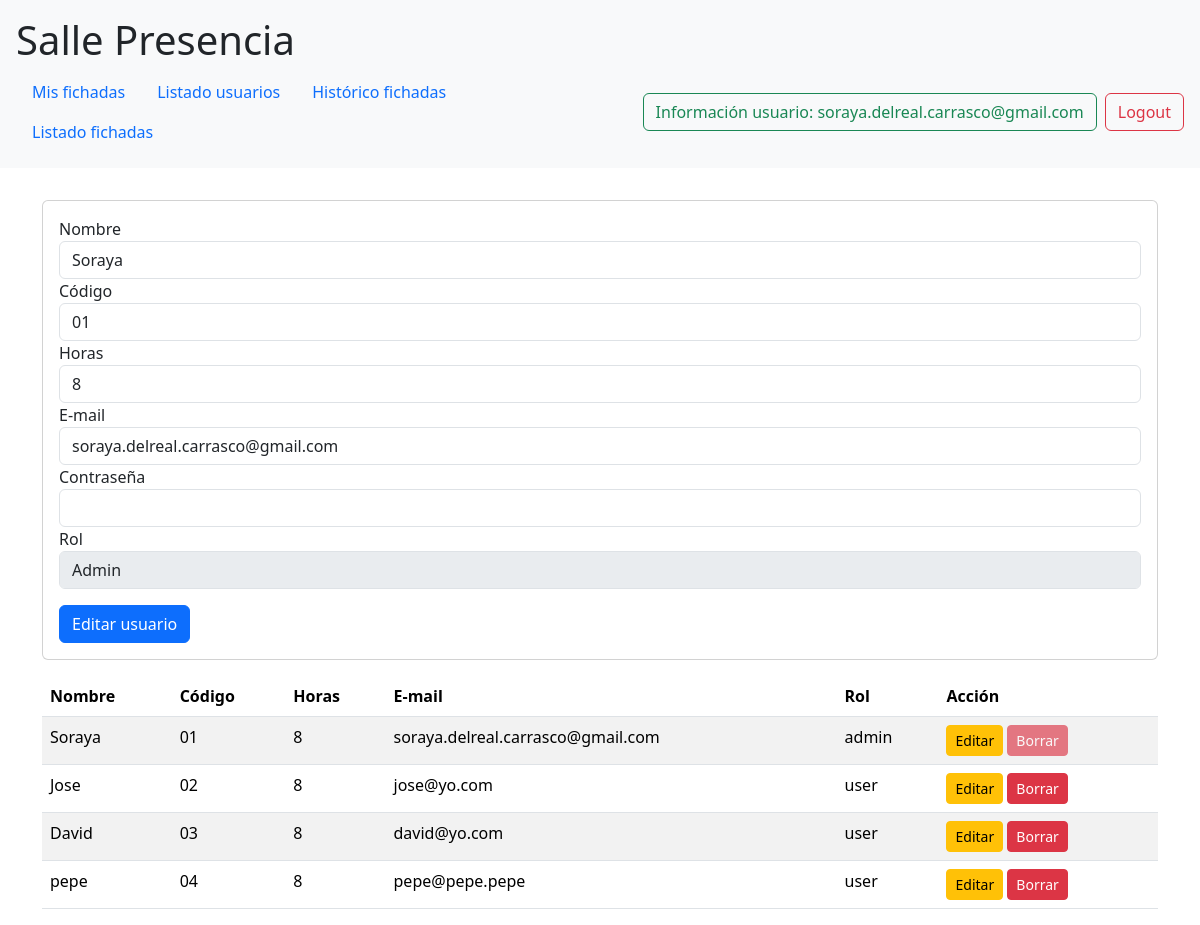
Screenshot of /gestionusuarios.php?id=1&accion=cargar_editar (signed in) with the database file from the repository.
### tables this page shows
CREATE TABLE `usuarios` (
  `id_usuario` int(11) NOT NULL AUTO_INCREMENT,
  `nombre` varchar(100) NOT NULL,
  `email` varchar(45) NOT NULL,
  `password` varchar(145) NOT NULL,
  `codigo` varchar(50) NOT NULL,
  `horas` int(11) NOT NULL,
  `rol` varchar(5) NOT NULL,
  PRIMARY KEY (`id_usuario`),
  UNIQUE KEY `email_unique` (`email`)
);

### clsUsuario.php (called while the page is built, shortened)
<?php
require_once 'conexion.php';
class Usuario extends Conexion
{
  private $id;
  private $nombre;
  private $email;
  private $codigo;
  private $horas;
  private $rol;
  public function getId()
  {
    return $this->id;
  }
  public function getNombre()
  {
    return $this->nombre;
  }
  public function getEmail()
  {
    return $this->email;
  }
  public function getCodigo()
  {
    return $this->codigo;
  }
  public function getHoras()
  {
    return $this->horas;
  }
  public function getRol()
  {
    return $this->rol;
  }
  public function setId($id)
  {
    $this->id = $id;
  }
  public function setNombre($nombre)
  {
    $this->nombre = $nombre;
  }
  public function setCodigo($codigo)
  {
    $this->codigo = $codigo;
  }
  public function setHoras($horas)
  {
    $this->horas = $horas;
  }
  public function setEmail($email)
  {
    $this->email = $email;
  }
  public function setRol($rol)
  {
    $this->rol = $rol;
  }
  public function listar()
  {
    $sql = "SELECT id_usuario, nombre, email, codigo, horas, rol FROM usuarios";
    $bd_conexion = $this->conecta()->prepare($sql);
    $bd_conexion->execute();
    $respuesta = $bd_conexion->fetchAll(PDO::FETCH_ASSOC);
    return $respuesta;
  }
  public function cargar($id_usuario)
  {
    $sql = "SELECT id_usuario, nombre, codigo, horas, email, password, rol FROM usuarios WHERE id_usuario = :id";
    $bd_conexion = $this->conecta()->prepare($sql);
    $bd_conexion->bindParam(':id', $id_usuario);
    $bd_conexion->execute();
    $respuesta = $bd_conexion->fetch(PDO::FETCH_ASSOC);
    return $respuesta;
  }
}

### conexion.php (called while the page is built, shortened)
<?php
    class Conexion {
        public function conecta(
            $host = self::HOST,
            $base_de_datos = self::BASE_DE_DATOS,
            $usuario = self::USUARIO,
            $contrasena = self::CONTRASENA,
        ) {
            try {
                $link = new PDO(
                    "mysql:host=".$host.";dbname=".$base_de_datos,
                    $usuario,
                    $contrasena,
                );
                return $link;
            } catch (PDOException $e) {
                die("Error connecting to the database: ". $e->getMessage());
            }
        }
    }
?>

### gestionusuarios.php (the view, shortened to what this page needs)
<!DOCTYPE html>
<html lang="es">
<head>
  <?php require_once "headContenido.php"; ?>
</head>
<body>
  <?php
  require_once "cabecera.php";
  ?>
  <div class="container">
    <div class="row">
      <div class="col-12">
        <?php
        require_once "clsUsuario.php";
        ?>
        <?php if (isset($_GET["accion"]) && $_GET["accion"] === "crear"): ?>
          <?php
          if (
            !empty($_POST["nombre"]) &&
            isset($_POST["codigo"]) &&
            isset($_POST["horas"]) &&
            !empty($_POST["email"]) &&
            !empty($_POST["contrasena"]) &&
            !empty($_POST["rol"])
          ) {
            $nuevo_usuario = new Usuario();
            $respuestaCrear = $nuevo_usuario->crear(
              $_POST["nombre"],
              $_POST["codigo"],
              $_POST["horas"],
              $_POST["email"],
              $_POST["contrasena"],
              $_POST["rol"]
            );
            if (!$respuestaCrear) {
              $_SESSION["error"] = "El usuario ya existe";
              header("Location: gestionusuarios.php");
              die;
            } else {
              $_SESSION["mensaje"] = "Usuario creado con éxito";
              header("Location: gestionusuarios.php");
              die;
            }
          }
          ?>
        <?php elseif (isset($_GET["accion"]) && $_GET["accion"] === "cargar_editar"): ?>
          <?php
          if (isset($_GET["id"])) {
            $usuario_c_e = new Usuario();
            $usuario_c_e->cargar($_GET["id"]);
          }
          ?>
        <?php endif; ?>
        <div class="card mt-3">
          <div class="card-body">
            <form
              method="POST"
              <?php if (isset($usuario_c_e)): ?>
              action="gestionusuarios.php?accion=editar&id=<?php echo $usuario_c_e->getId() ?>"
              <?php else: ?>
              action="gestionusuarios.php?accion=crear"
              <?php endif; ?>>
              <div class="form-group">
                <label for="nombre">Nombre</label>
                <input
                  type="text"
                  class="form-control"
                  id="nombre"
                  name="nombre"
                  maxlength="255"
                  required
                  <?php if (isset($usuario_c_e)): ?>value="<?php echo $usuario_c_e->getNombre() ?>" <?php endif; ?>>
              </div>
              <div class="form-group">
                <label for="codigo">Código</label>
                <input
                  type="number"
                  class="form-control"
                  id="codigo"
                  name="codigo"
                  required
                  <?php if (isset($usuario_c_e)): ?>value="<?php echo $usuario_c_e->getCodigo() ?>" <?php endif; ?>>
              </div>
              <div class="form-group">
                <label for="horas">Horas</label>
                <input
                  type="number"
                  class="form-control"
                  id="horas"
                  name="horas"
                  required
                  <?php if (isset($usuario_c_e)): ?>value="<?php echo $usuario_c_e->getHoras() ?>" <?php endif; ?>>
              </div>
              <div class="form-group">
                <label for="email">E-mail</label>
                <input
                  type="email"
                  class="form-control"
                  id="email"
                  name="email"
                  required
                  <?php if (isset($usuario_c_e)): ?>value="<?php echo $usuario_c_e->getEmail() ?>" <?php endif; ?>>
              </div>
              <div class="form-group">
                <label for="contrasena">Contraseña</label>
                <input
                  type="password"
                  class="form-control"
                  id="contrasena"
                  name="contrasena"
                  <?php if (!isset($usuario_c_e)): ?>required<?php endif; ?>>
              </div>
              <div class="form-group">
                <label for="rol">Rol</label>
                <select
                  class="form-control"
                  id="rol"
                  name="rol"
                  <?php if (isset($usuario_c_e) && $usuario_c_e->getId() === $_SESSION["usuario"]["id"]): ?>disabled<?php endif; ?>
                >
                  <option
                    value="admin"
                    <?php if (isset($usuario_c_e) && $usuario_c_e->getRol() === "admin"): ?>selected<?php endif; ?>>
                    Admin
                  </option>
                </select>
              </div>
              <button type="submit" class="btn btn-primary mt-3">
                <?php if (isset($usuario_c_e)): ?>
                  Editar usuario
                <?php else: ?>
                  Crear usuario
                <?php endif; ?>
              </button>
            </form>
          </div>
        </div>
        <?php
        $usuario = new Usuario();
        $listado_usuarios = $usuario->listar();
        ?>
        <table class="table table-striped mt-3">
          <thead>
            <tr>
              <th>Nombre</th>
              <th>Código</th>
              <th>Horas</th>
              <th>E-mail</th>
              <th>Rol</th>
              <th>Acción</th>
            </tr>
          </thead>
          <tbody>
            <?php foreach ($listado_usuarios as $usuario_tabla): ?>
              <tr>
                <td><?php echo $usuario_tabla["nombre"] ?></td>
                <td><?php echo $usuario_tabla["codigo"] ?></td>
                <td><?php echo $usuario_tabla["horas"] ?></td>
                <td><?php echo $usuario_tabla["email"] ?></td>
                <td><?php echo $usuario_tabla["rol"] ?></td>
                <td>
                  <a
                    href="gestionusuarios.php?id=<?php echo $usuario_tabla["id_usuario"] ?>&amp;accion=cargar_editar"
                    class="btn btn-warning btn-sm">
                    Editar</a>
                  <a
                    href="gestionusuarios.php?id=<?php echo $usuario_tabla["id_usuario"] ?>&amp;accion=eliminar"
                    class="btn btn-danger btn-sm <?php if ($usuario_tabla["id_usuario"] === $_SESSION["usuario"]["id"]): ?>disabled<?php endif; ?>">
                    Borrar
                  </a>
                </td>
              </tr>
            <?php endforeach; ?>
          </tbody>
        </table>
      </div>
    </div>
  </div>
</body>
</html>

### rows the page displays
usuarios: nombre "Soraya", codigo "01", horas "8", email "soraya.delreal.carrasco@gmail.com", rol "Admin", rol "admin"
usuarios: nombre "Jose", codigo "02", horas "8", email "jose@yo.com", rol "user"
usuarios: nombre "David", codigo "03", horas "8", email "david@yo.com", rol "user"
usuarios: nombre "pepe", codigo "04", horas "8", email "pepe@pepe.pepe", rol "user"

### other values shown
$_SESSION["usuario"]["email"] "soraya.delreal.carrasco@gmail.com"
